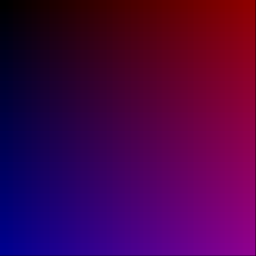
Frame 1 (no input)
Frame 60 (no input): identical to frame 1, image omitted
Frame 120 (the mouse pressed at the canvas centre since frame 60): identical to frame 1, image omitted

The p5.js sketch that drew this single still picture (run headless with seeded random() and noise() and a simulated clock; from frame 60 on, the mouse is pressed at the canvas centre):

// p5.js sketch
// ── sketch.js
var fac = 1;
var dim = 256 * fac;

function setup() {
  createCanvas(dim, dim);
  background(color(0, 0, 0));
  var r = 0;
  var g = 0;
  var b = 0;
  var nr = 0;
  var ng = 0;
  for (var y = 0; y < dim; y++) {
    for (var x = 0; x < dim; x++) {
      stroke(color(r, b, g));
      point(x, y);
      nr++;
      if (nr >= fac) {
        nr = 0;
        r++;
      } else {
        b++;
        if (b > 255) {
          b = 0;
        }
      }
      if (r > 255) {
        r = 0;
        ng++;
        if (ng >= fac) {
          ng = 0;
          g++;
        }
        if (g > 255) {
          g = 0;
        }
      }
    }
    console.log("y= " + y + " r=" + r + " g=" + g + " b=" + b);
  }
}

function draw() {}
